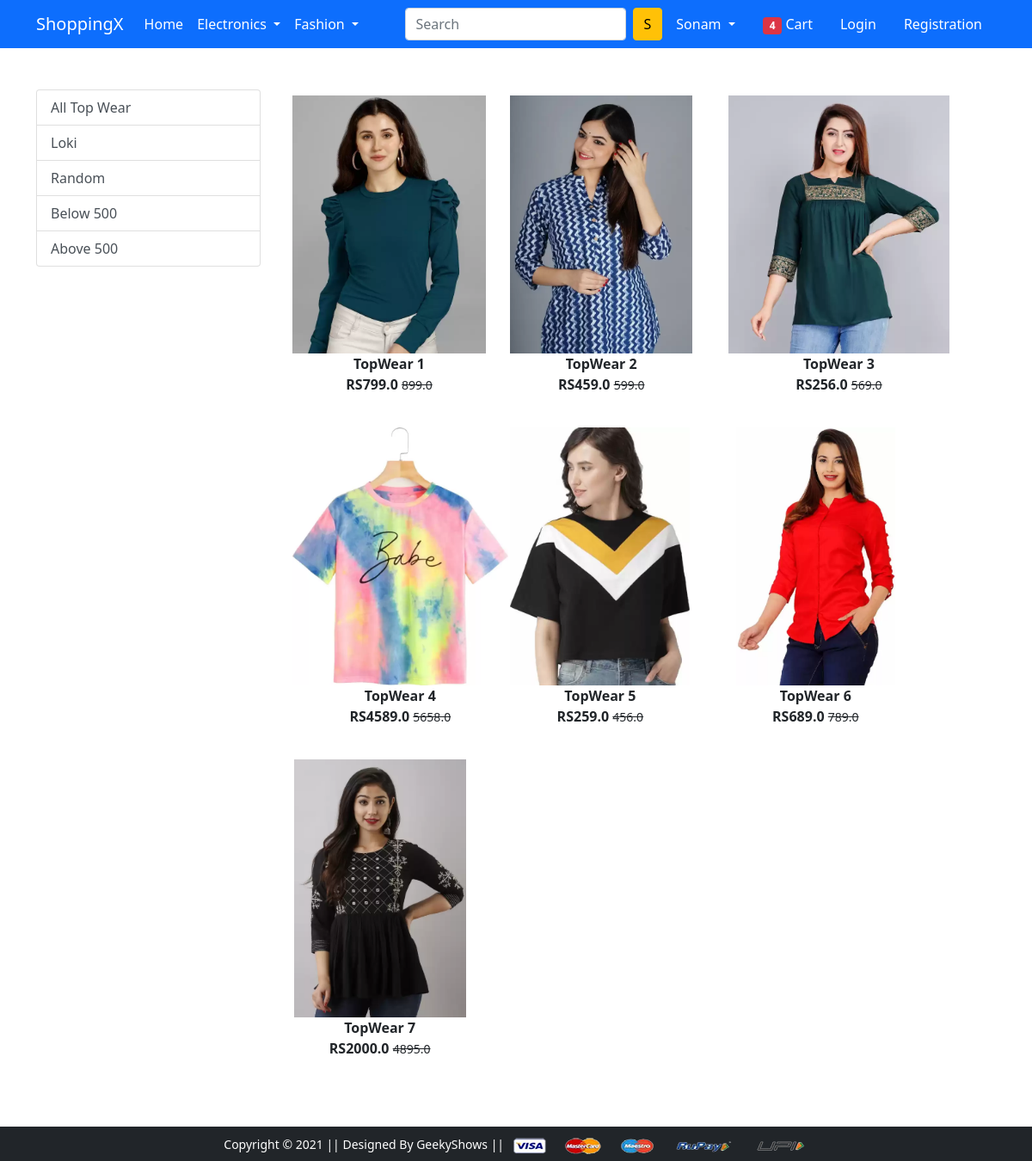
Screenshot of /topwear/ with the database file from the repository.
### app/models.py (models this page shows, shortened)
class Product(models.Model):
    title = models.CharField(max_length=50)
    selling_price = models.FloatField()
    discounted_price = models.FloatField()
    description = models.TextField()
    brand = models.CharField(max_length=50)
    category = models.CharField(choices=CATEGORY_CHOICES,max_length=20)
    product_image = models.ImageField(upload_to = 'productimg')

### app/views.py (the view)
# urls.py: path('topwear/',views.topwear,name="topwear"),
def topwear(request,data=None):
    if data == None:
        topwears = Product.objects.filter(category='TW')
    elif data == "loki" or data == "random":
        topwears = Product.objects.filter(category="TW").filter(brand=data)
    elif data == "below":
        topwears = Product.objects.filter(category= "TW").filter(discounted_price__lt=500)
    elif data == "above":
        topwears = Product.objects.filter(category= "TW").filter(discounted_price__gt=500)
    return render(request ,"app/topwear.html",{'topwears':topwears})

### app/templates/app/topwear.html (shortened to what this page needs)
{% extends 'app/base.html' %}
{% load static %}
{% block main-content %}
<div class="container my-5">
    <div class="row">
        <div class="col-sm-3">
            <div class="list-group">
                <a href="{% url 'topwear' %}" class="list-group-item list-group-item-action" aria-current="true">All
                    Top Wear</a>
                <a href="{% url 'topweardata' 'loki' %}" class="list-group-item list-group-item-action"
                    aria-current="true">Loki</a>
                <a href="{% url 'topweardata' 'random' %}" class="list-group-item list-group-item-action"
                    aria-current="true">Random</a>
                <a href="{% url 'topweardata' 'below' %}" class="list-group-item list-group-item-action"
                    aria-current="true">Below 500</a>
                <a href="{% url 'topweardata' 'above' %}" class="list-group-item list-group-item-action"
                    aria-current="true">Above 500</a>
            </div>
        </div>
        <div class="col-sm-8">
            <div class="row">
                {% for product in topwears %}
                <div class="col-sm-4 text-center mb-4">
                    <a href="{% url 'product-detail' product.id %}" class="btn">
                        <div class="item">
                            <img src="{{product.product_image.url}}" alt="" height="300" class="">
                            <div class="fw-bold">{{product.title}}</div>
                            <div class="fw-bold">RS{{product.discounted_price}}
                                <small class="fw-light text-decoration-line-through">{{product.selling_price}}</small>
                            </div>
                        </div>
                    </a>
                </div>
                {% endfor %}
            </div>
        </div>
    </div>
</div>
{% endblock main-content %}

### rows the page displays
Product: product_image (picture), title "TopWear 1", discounted_price "799.0", selling_price "899.0"
Product: product_image (picture), title "TopWear 2", discounted_price "459.0", selling_price "599.0"
Product: product_image (picture), title "TopWear 3", discounted_price "256.0", selling_price "569.0"
Product: product_image (picture), title "TopWear 4", discounted_price "4589.0", selling_price "5658.0"
Product: product_image (picture), title "TopWear 5", discounted_price "259.0", selling_price "456.0"
Product: product_image (picture), title "TopWear 6", discounted_price "689.0", selling_price "789.0"
Product: product_image (picture), title "TopWear 7", discounted_price "2000.0", selling_price "4895.0"
